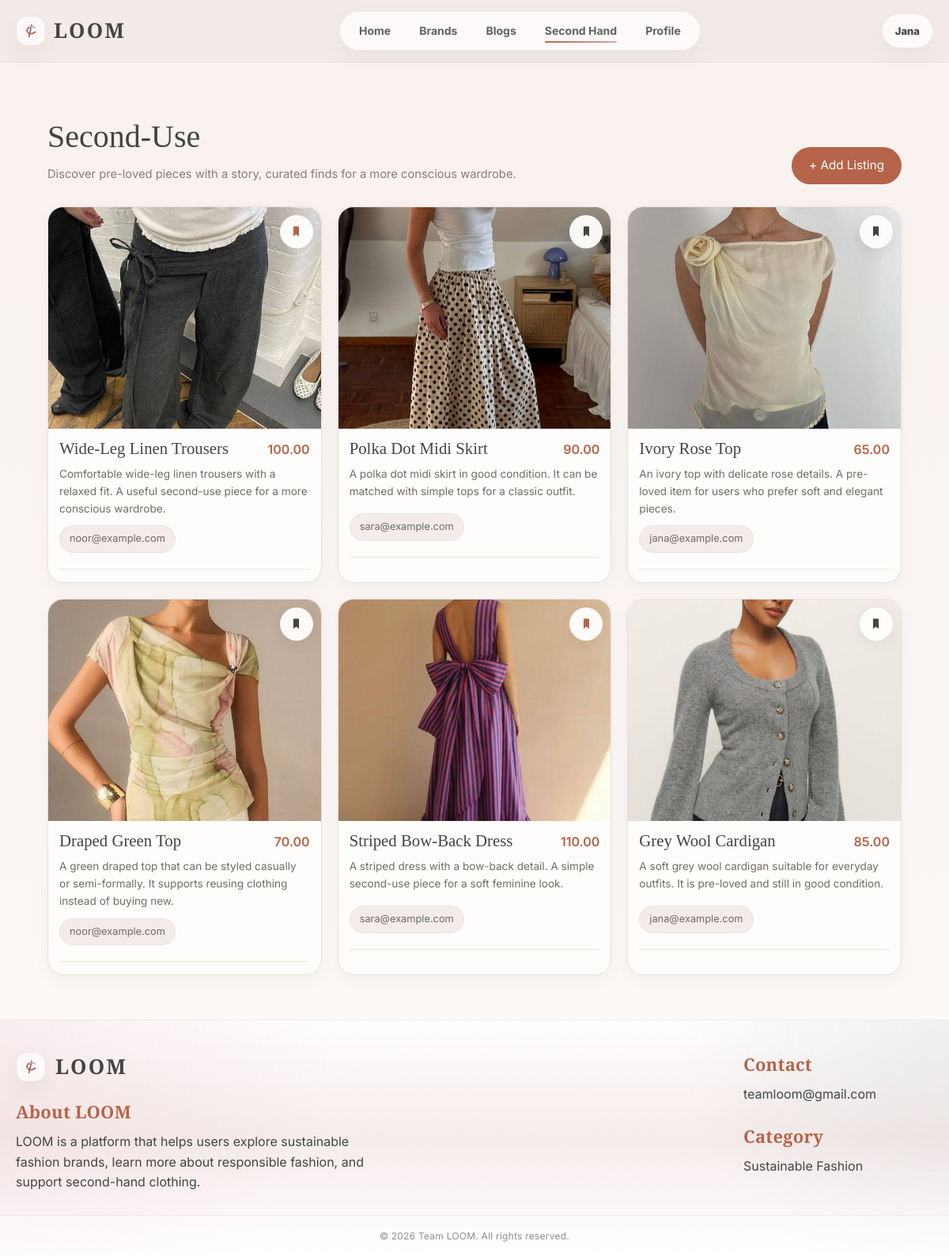
Page /SecondUse.php (signed in) on the committed database.
### tables this page shows
CREATE TABLE `SecondUseItem` (
  `secondUseItem_id` INT(11) NOT NULL AUTO_INCREMENT,
  `user_id` INT(11) NOT NULL,
  `title` VARCHAR(150) NOT NULL,
  `photo` VARCHAR(255) NOT NULL,
  `description` TEXT NOT NULL,
  `price` DECIMAL(10,2) NOT NULL DEFAULT 0.00,
  `contact_method` VARCHAR(150) NOT NULL,
  PRIMARY KEY (`secondUseItem_id`),
  KEY `fk_seconduse_user` (`user_id`),
  CONSTRAINT `fk_seconduse_user`
    FOREIGN KEY (`user_id`) REFERENCES `User` (`user_id`)
    ON DELETE CASCADE
    ON UPDATE CASCADE,
  CONSTRAINT `chk_seconduse_price`
    CHECK (`price` >= 0)
);

### SecondUse.php (the view, shortened to what this page needs)
<?php
function db(): PDO {
    $errors = [];
    foreach (DB_NAMES as $dbName) {
        foreach ([DB_PASS, ''] as $pass) {
            try {
                $pdo = new PDO(
                    "mysql:host=" . DB_HOST . ";port=" . DB_PORT . ";dbname={$dbName};charset=utf8mb4",
                    DB_USER,
                    $pass,
                    [
                        PDO::ATTR_ERRMODE => PDO::ERRMODE_EXCEPTION,
                        PDO::ATTR_DEFAULT_FETCH_MODE => PDO::FETCH_ASSOC,
                    ]
                );
                return $pdo;
            } catch (Throwable $e) {
                $errors[] = $e->getMessage();
            }
        }
    }
    throw new RuntimeException('Database connection failed: ' . implode(' | ', $errors));
}
function e($value): string {
    return htmlspecialchars((string)$value, ENT_QUOTES, 'UTF-8');
}
function item_image(string $photo, string $title = ''): string {
    $photo = trim($photo);
    $candidates = [];
    if ($photo !== '') {
        $candidates[] = $photo;
    }
    $byTitle = [
        'Grey Wool Cardigan' => ['images/grey-cardigan.jpg'],
        'Striped Bow-Back Dress' => ['images/imagesstriped-bow-dress.jpg', 'images/striped-bow-dress.jpg'],
        'Draped Green Top' => ['images/Draped Green Top'],
        'Ivory Rose Top' => ['images/ivory-rose-top.jpg'],
        'Polka Dot Midi Skirt' => ['images/Polka Dot Midi Skirt'],
        'Wide-Leg Linen Trousers' => ['images/Wide-Leg Linen Trousers'],
    ];
    if (isset($byTitle[$title])) {
        foreach ($byTitle[$title] as $candidate) {
            $candidates[] = $candidate;
        }
    }
    $expanded = [];
    foreach ($candidates as $candidate) {
        $candidate = trim($candidate);
        $expanded[] = $candidate;
        $pathInfo = pathinfo($candidate);
        $dir = $pathInfo['dirname'] ?? 'images';
        $filename = $pathInfo['filename'] ?? $candidate;
        $basename = $pathInfo['basename'] ?? $candidate;
        foreach (['jpg', 'jpeg', 'png', 'webp', 'avif'] as $ext) {
            $expanded[] = $dir . '/' . $filename . '.' . $ext;
            $expanded[] = $dir . '/' . $basename . '.' . $ext;
        }
    }
    foreach (array_unique($expanded) as $candidate) {
        if ($candidate !== '' && file_exists(__DIR__ . '/' . $candidate)) {
            return $candidate;
        }
    }
    return $photo;
}
function current_user_id(): ?int {
    if (isset($_SESSION['user_id'])) return (int)$_SESSION['user_id'];
    return null;
}
$userId = current_user_id();
$stmt = db()->prepare(
    'SELECT s.secondUseItem_id AS id,
            s.user_id,
            s.title,
            s.photo AS image,
            s.description,
            s.price,
            s.contact_method AS contact,
            EXISTS(
                SELECT 1 FROM `bookmark` b
                WHERE b.user_id = :uid AND b.secondUseItem_id = s.secondUseItem_id
            ) AS is_bookmarked
     FROM `seconduseitem` s
     ORDER BY s.secondUseItem_id DESC'
);
$stmt->execute(['uid' => $userId ?? 0]);
$items = $stmt->fetchAll();
$isLoggedIn = $userId !== null;
$username = $_SESSION['username'] ?? null;
?>
<!DOCTYPE html>
<html lang="en">
<head>
</head>
<body>
  <header class="header">
    <div class="container header-inner">
      <a class="brand" href="home.html" aria-label="LOOM Home">
        <div class="logo-mark">
        </div>
        <div class="wordmark">LOOM</div>
      </a>
      <nav>
        <a href="index.html">Home</a>
        <a href="brands.html">Brands</a>
        <a href="Blog.html">Blogs</a>
        <a href="SecondUse.php" class="active">Second Hand</a>
        <?php if ($isLoggedIn): ?><a href="user_account.php" id="profileLink">Profile</a><?php else: ?><a href="user_account.php" id="profileLink" style="display:none;">Profile</a><?php endif; ?>
      </nav>
      <div class="header-actions">
        <button class="pill" id="authPill"><?= e($username ?? "Guest Mode") ?></button>
      </div>
    </div>
  </header>
  <main class="page-container">
    <div class="page-head">
      <div class="page-head-left">
        <h2>Second-Use</h2>
        <p>Discover pre-loved pieces with a story, curated finds for a more conscious wardrobe.</p>
      </div>
      <button class="add-listing-btn" id="openAddListingBtn">+ Add Listing</button>
    </div>
    <div class="card-grid" id="secondUseGrid">
      <?php foreach ($items as $item): ?>
        <article class="fashion-card" data-id="<?= (int)$item['id'] ?>">
          <div class="card-image-wrap">
            <a href="Productdetail.php?id=<?= (int)$item['id'] ?>" style="text-decoration:none;color:inherit;display:block;">
              <img class="card-image" src="<?= e(item_image($item['image'], $item['title'])) ?>" alt="<?= e($item['title']) ?>">
            </a>
            <div class="card-action-icons">
              <form method="post">
                <button class="icon-btn bookmark-btn <?= !empty($item['is_bookmarked']) ? 'active' : '' ?>"
                        title="Save item" aria-label="Save item" type="submit">
                  <svg class="bookmark-svg" viewBox="0 0 24 24" aria-hidden="true">
                    <path d="M7 4.5C7 3.67 7.67 3 8.5 3h7C16.33 3 17 3.67 17 4.5V21l-5-3.8L7 21V4.5z"></path>
                  </svg>
                </button>
              </form>
            </div>
          </div>
          <div class="card-body">
            <div class="title-price-row">
              <h4 class="card-title"><?= e($item['title']) ?></h4>
              <div class="card-price">&#8203;<?= e(number_format((float)$item['price'], 2, '.', '')) ?></div>
            </div>
            <p class="card-description"><?= e($item['description']) ?></p>
            <div class="contact-pill"><?= e($item['contact']) ?></div>
            <div class="card-bottom-line"></div>
          </div>
        </article>
      <?php endforeach; ?>
    </div>
  </main>
  <footer class="footer">
    <div class="container footer-layout">
      <div class="footer-left">
        <div class="footer-brand">
          <div class="logo-mark">
          </div>
          <div class="wordmark">LOOM</div>
        </div>
        <div class="footer-about">
          <h4>About LOOM</h4>
          <p>
            LOOM is a platform that helps users explore sustainable fashion brands,
            learn more about responsible fashion, and support second-hand clothing.
          </p>
        </div>
      </div>
      <div class="footer-right">
        <div class="footer-info">
          <h4>Contact</h4>
          <p>teamloom@gmail.com</p>
        </div>
        <div class="footer-info">
          <h4>Category</h4>
          <p>Sustainable Fashion</p>
        </div>
      </div>
    </div>
    <div class="footer-bottom">
      <p>© 2026 Team LOOM. All rights reserved.</p>
    </div>
  </footer>
</body>
</html>

### rows in the picture
seconduseitem: photo (picture), title "Wide-Leg Linen Trousers", price "100.00", description "Comfortable wide-leg linen trousers with a relaxed fit. A useful second-use piece for a more conscious wardrobe.", contact_method "noor@example.com"
seconduseitem: photo (picture), title "Polka Dot Midi Skirt", price "90.00", description "A polka dot midi skirt in good condition. It can be matched with simple tops for a classic outfit.", contact_method "sara@example.com"
seconduseitem: photo (picture), title "Ivory Rose Top", price "65.00", description "An ivory top with delicate rose details. A pre-loved item for users who prefer soft and elegant pieces.", contact_method "jana@example.com"
seconduseitem: photo+title (picture), title "Draped Green Top", price "70.00", description "A green draped top that can be styled casually or semi-formally. It supports reusing clothing instead of buying new.", contact_method "noor@example.com"
seconduseitem: photo (picture), title "Striped Bow-Back Dress", price "110.00", description "A striped dress with a bow-back detail. A simple second-use piece for a soft feminine look.", contact_method "sara@example.com"
seconduseitem: photo (picture), title "Grey Wool Cardigan", price "85.00", description "A soft grey wool cardigan suitable for everyday outfits. It is pre-loved and still in good condition.", contact_method "jana@example.com"

### other values in the picture
$username "Jana"
